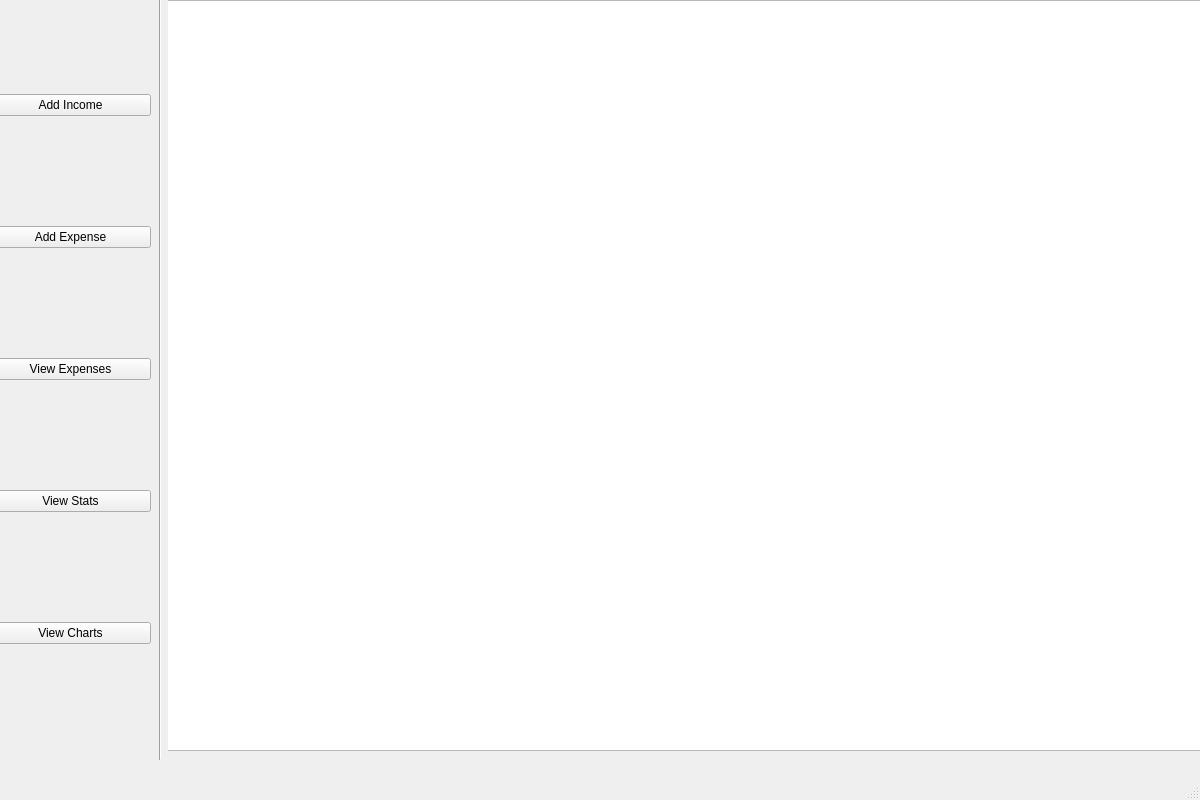
<?xml version="1.0" encoding="UTF-8"?>
<ui version="4.0">
 <class>MainWindow</class>
 <widget class="QMainWindow" name="MainWindow">
  <property name="geometry">
   <rect>
    <x>0</x>
    <y>0</y>
    <width>1200</width>
    <height>800</height>
   </rect>
  </property>
  <property name="windowTitle">
   <string>Budget</string>
  </property>
  <widget class="QWidget" name="centralwidget">
   <widget class="QWidget" name="verticalLayoutWidget">
    <property name="geometry">
     <rect>
      <x>-10</x>
      <y>-10</y>
      <width>161</width>
      <height>761</height>
     </rect>
    </property>
    <layout class="QVBoxLayout" name="sidePanel">
     <item>
      <widget class="QPushButton" name="addIncome">
       <property name="toolTip">
        <string>Enter a new source of income.</string>
       </property>
       <property name="text">
        <string>Add Income</string>
       </property>
      </widget>
     </item>
     <item>
      <widget class="QPushButton" name="addExpense">
       <property name="text">
        <string>Add Expense</string>
       </property>
      </widget>
     </item>
     <item>
      <widget class="QPushButton" name="viewExpenses">
       <property name="text">
        <string>View Expenses</string>
       </property>
      </widget>
     </item>
     <item>
      <widget class="QPushButton" name="viewStats">
       <property name="text">
        <string>View Stats</string>
       </property>
      </widget>
     </item>
     <item>
      <widget class="QPushButton" name="viewCharts">
       <property name="text">
        <string>View Charts</string>
       </property>
      </widget>
     </item>
    </layout>
   </widget>
   <widget class="QWidget" name="gridLayoutWidget">
    <property name="geometry">
     <rect>
      <x>159</x>
      <y>-1</y>
      <width>1041</width>
      <height>761</height>
     </rect>
    </property>
    <layout class="QGridLayout" name="mainPanel">
     <item row="0" column="1">
      <widget class="QStackedWidget" name="mainPanelWidget">
       <widget class="QWidget" name="budgetViewWidget">
        <property name="sizePolicy">
         <sizepolicy hsizetype="Maximum" vsizetype="Maximum">
          <horstretch>0</horstretch>
          <verstretch>0</verstretch>
         </sizepolicy>
        </property>
        <widget class="QTableView" name="budgetView">
         <property name="geometry">
          <rect>
           <x>-5</x>
           <y>1</y>
           <width>1041</width>
           <height>751</height>
          </rect>
         </property>
        </widget>
       </widget>
       <widget class="QWidget" name="page_2"/>
      </widget>
     </item>
     <item row="0" column="0">
      <widget class="Line" name="panelSeparator">
       <property name="orientation">
        <enum>Qt::Vertical</enum>
       </property>
      </widget>
     </item>
    </layout>
   </widget>
  </widget>
  <widget class="QMenuBar" name="menubar">
   <property name="geometry">
    <rect>
     <x>0</x>
     <y>0</y>
     <width>1200</width>
     <height>21</height>
    </rect>
   </property>
  </widget>
  <widget class="QStatusBar" name="statusbar"/>
 </widget>
 <resources/>
 <connections/>
</ui>
